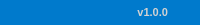
        <widget class="QFrame" name="frame_grip">
         <property name="minimumSize">
          <size>
           <width>0</width>
           <height>25</height>
          </size>
         </property>
         <property name="maximumSize">
          <size>
           <width>16777215</width>
           <height>25</height>
          </size>
         </property>
         <property name="styleSheet">
          <string notr="true">background-color: rgb(0, 122, 204);
border-bottom-right-radius: 10px;
border-bottom-left-radius: 10px;</string>
         </property>
         <property name="frameShape">
          <enum>QFrame::NoFrame</enum>
         </property>
         <property name="frameShadow">
          <enum>QFrame::Raised</enum>
         </property>
         <layout class="QHBoxLayout" name="horizontalLayout_6">
          <property name="spacing">
           <number>0</number>
          </property>
          <property name="leftMargin">
           <number>0</number>
          </property>
          <property name="topMargin">
           <number>0</number>
          </property>
          <property name="rightMargin">
           <number>2</number>
          </property>
          <property name="bottomMargin">
           <number>0</number>
          </property>
          <item>
           <widget class="QFrame" name="frame_label_bottom">
            <property name="styleSheet">
             <string notr="true">color: rgb(210, 210, 210);</string>
            </property>
            <property name="frameShape">
             <enum>QFrame::NoFrame</enum>
            </property>
            <property name="frameShadow">
             <enum>QFrame::Raised</enum>
            </property>
            <layout class="QHBoxLayout" name="horizontalLayout_7">
             <property name="spacing">
              <number>0</number>
             </property>
             <property name="leftMargin">
              <number>10</number>
             </property>
             <property name="topMargin">
              <number>0</number>
             </property>
             <property name="rightMargin">
              <number>10</number>
             </property>
             <property name="bottomMargin">
              <number>0</number>
             </property>
             <item>
              <widget class="QLabel" name="label_credits">
               <property name="font">
                <font>
                 <family>Segoe UI</family>
                </font>
               </property>
               <property name="styleSheet">
                <string notr="true"/>
               </property>
               <property name="text">
                <string/>
               </property>
              </widget>
             </item>
             <item>
              <widget class="QLabel" name="label_version">
               <property name="maximumSize">
                <size>
                 <width>100</width>
                 <height>16777215</height>
                </size>
               </property>
               <property name="font">
                <font>
                 <family>Segoe UI</family>
                 <pointsize>8</pointsize>
                 <weight>75</weight>
                 <bold>true</bold>
                </font>
               </property>
               <property name="styleSheet">
                <string notr="true"/>
               </property>
               <property name="text">
                <string>v1.0.0</string>
               </property>
               <property name="alignment">
                <set>Qt::AlignRight|Qt::AlignTrailing|Qt::AlignVCenter</set>
               </property>
              </widget>
             </item>
            </layout>
           </widget>
          </item>
          <item>
           <widget class="QFrame" name="frame_size_grip">
            <property name="maximumSize">
             <size>
              <width>20</width>
              <height>20</height>
             </size>
            </property>
            <property name="styleSheet">
             <string notr="true">QSizeGrip {
	background-image: url(:/16x16/icons/16x16/cil-size-grip.png);
	background-position: center;
	background-repeat: no-reperat;
}</string>
            </property>
            <property name="frameShape">
             <enum>QFrame::NoFrame</enum>
            </property>
            <property name="frameShadow">
             <enum>QFrame::Raised</enum>
            </property>
           </widget>
          </item>
         </layout>
        </widget>
